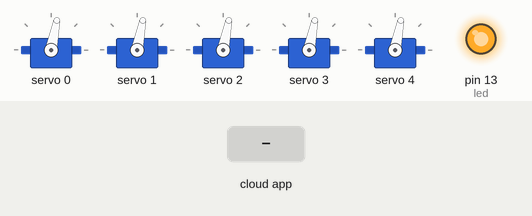
Bench run of a sketch on a simulated Arduino Uno, built with avr-gcc and run on an emulated ATmega328P. On the bench: 5 × servo, output pins drawn as LEDs (lit = HIGH). Inputs (shaded band) come from the test bench. The ROS host is connected and sends only what is stated.

Above: at 1.2 s.
1.3 s: the phone or cloud app sets command to -100
At 1.6 s:
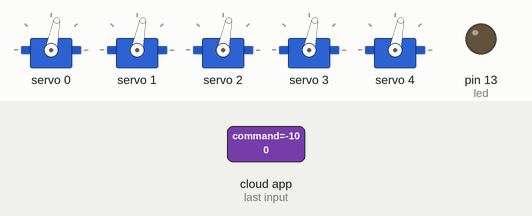
2.8 s: the phone or cloud app sets command to 0
At 3.9 s:
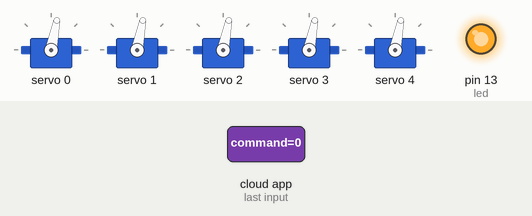
4.3 s: the phone or cloud app sets command to 100
At 5.0 s:
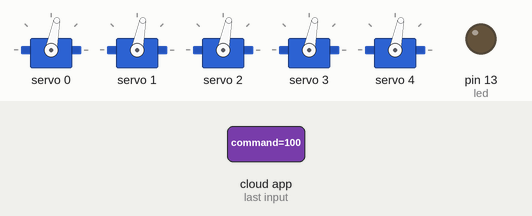
Timing chart, 0 to 7.3 s (numbered marks = the images above; inputs shaded):
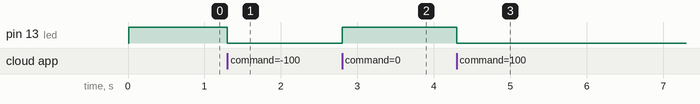

The sketch:

ros_pca9685.ino
```cpp
/*
 * rosserial Subscriber Example
 * turn a Servo on callback
 * Burn the following sketch to a Arduino 2560 board with a servo connected on Pin6.
 * Enter a command of "rosrun rosserial_python serial_node.py /dev/ttyUSB__" to create a rosserial node communicating with the Arduino board.
 * The node subsrcibes Topic 'JointStates' and the arduino board, turns the servo on Pin6 to the joint angle of the topic.
 */

#include <ros.h>
#include <sensor_msgs/JointState.h>
#include <std_msgs/Float64.h>

#include <Wire.h>
#include <Adafruit_PWMServoDriver.h>


#define SERVOMIN  125 // this is the 'minimum' pulse length count (out of 4096)
#define SERVOMAX  545 // this is the 'maximum' pulse length count (out of 4096)
#define SERVONUM 5
// called this way, it uses the default address 0x40
Adafruit_PWMServoDriver pwm = Adafruit_PWMServoDriver();

ros::NodeHandle  nh;

float angle[6] = {0,0,0,0,0,0};

void messageCb0(const std_msgs::Float64& msg){
  angle[0] = msg.data;
  digitalWrite(13, HIGH-digitalRead(13));   // blink the led
  uint16_t pulselength;
  pulselength = map(msg.data * 1000, -1.57 * 1000, 1.57 * 1000, SERVOMIN, SERVOMAX);
  pwm.setPWM(0, 0, pulselength);
}

void messageCb1(const std_msgs::Float64& msg){
  angle[1] = msg.data;
  digitalWrite(13, HIGH-digitalRead(13));   // blink the led
  uint16_t pulselength;
  pulselength = map(msg.data * 1000, -1.57 * 1000, 1.57 * 1000, SERVOMIN, SERVOMAX);
  pwm.setPWM(1, 0, pulselength);
}

void messageCb2(const std_msgs::Float64& msg){
  angle[2] = msg.data;
  digitalWrite(13, HIGH-digitalRead(13));   // blink the led
  uint16_t pulselength;
  pulselength = map(msg.data * 1000, -1.57 * 1000, 1.57 * 1000, SERVOMIN, SERVOMAX);
  pwm.setPWM(2, 0, pulselength);
}

void messageCb3(const std_msgs::Float64& msg){
  angle[3] = msg.data;
  digitalWrite(13, HIGH-digitalRead(13));   // blink the led
  uint16_t pulselength;
  pulselength = map(msg.data * 1000, -1.57 * 1000, 1.57 * 1000, SERVOMIN, SERVOMAX);
  pwm.setPWM(3, 0, pulselength);
}


void messageCb4(const std_msgs::Float64& msg){
  angle[4] = msg.data;
  digitalWrite(13, HIGH-digitalRead(13));   // blink the led
  uint16_t pulselength;
  pulselength = map(msg.data * 1000, -1.57 * 1000, 1.57 * 1000, SERVOMIN, SERVOMAX);
  pwm.setPWM(4, 0, pulselength);
}

std_msgs::Float64 mydata;

ros::Subscriber<std_msgs::Float64> sub0("/joint0_position/command",&messageCb0);
ros::Subscriber<std_msgs::Float64> sub1("/joint1_position/command",&messageCb1);
ros::Subscriber<std_msgs::Float64> sub2("/joint2_position/command",&messageCb2);
ros::Subscriber<std_msgs::Float64> sub3("/joint3_position/command",&messageCb3);
ros::Subscriber<std_msgs::Float64> sub4("/joint4_position/command",&messageCb4);

ros::Publisher chatter("chatter",&mydata);

void setup()
{
  nh.getHardware()->setBaud(57600);
  pinMode(13, OUTPUT);
  nh.initNode();

  nh.subscribe(sub0);
  nh.subscribe(sub1);
  nh.subscribe(sub2);
  nh.subscribe(sub3);
  nh.subscribe(sub4);

  nh.advertise(chatter);

  pwm.begin();
  pwm.setPWMFreq(60);  // Analog servos run at ~60 Hz updates
  delay(10);

  digitalWrite(13, 1);
  uint16_t pulselength[SERVONUM];
  for(int i = 0; i < SERVONUM; i++){
    pwm.setPWM(i, 0, (SERVOMIN+SERVOMAX)/2);
  }

}

void loop()
{
  mydata.data = angle[0];
  chatter.publish( &mydata );
  nh.spinOnce();
  delay(1);
}
```

Measured:
- after the input at 1.3 s, pin 13 (led): HIGH → LOW at once
- after the input at 2.8 s, pin 13 (led): LOW → HIGH at once
- after the input at 4.3 s, pin 13 (led): HIGH → LOW at once
